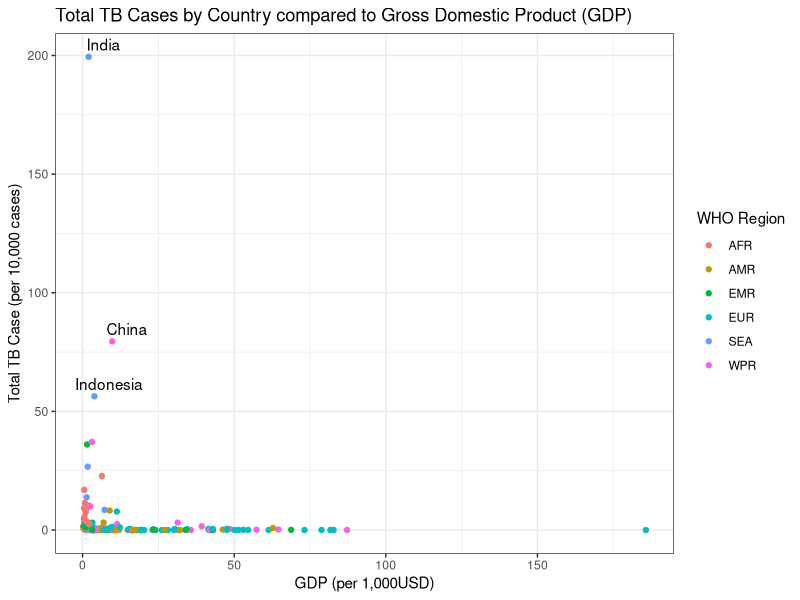
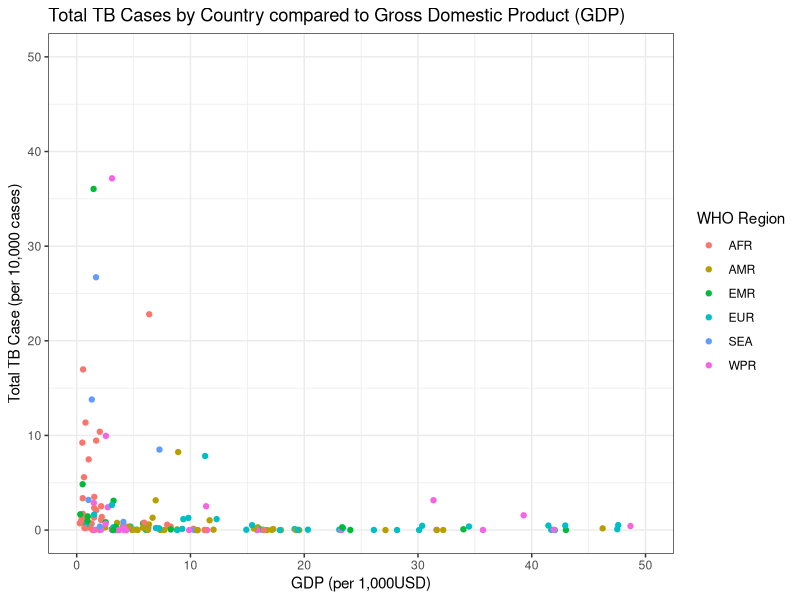
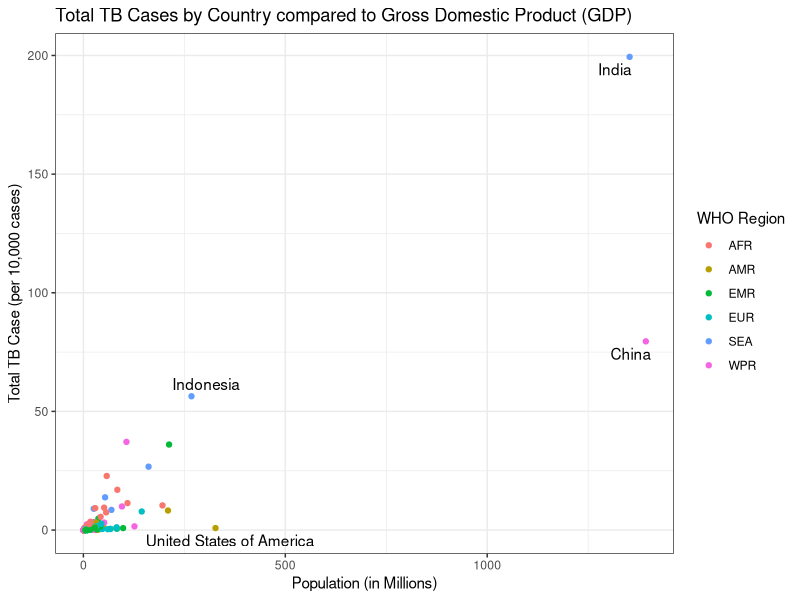
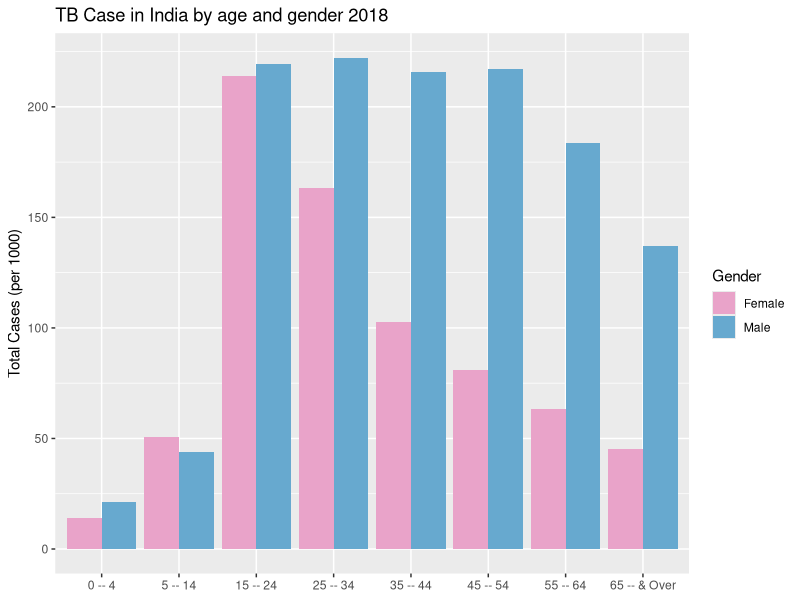
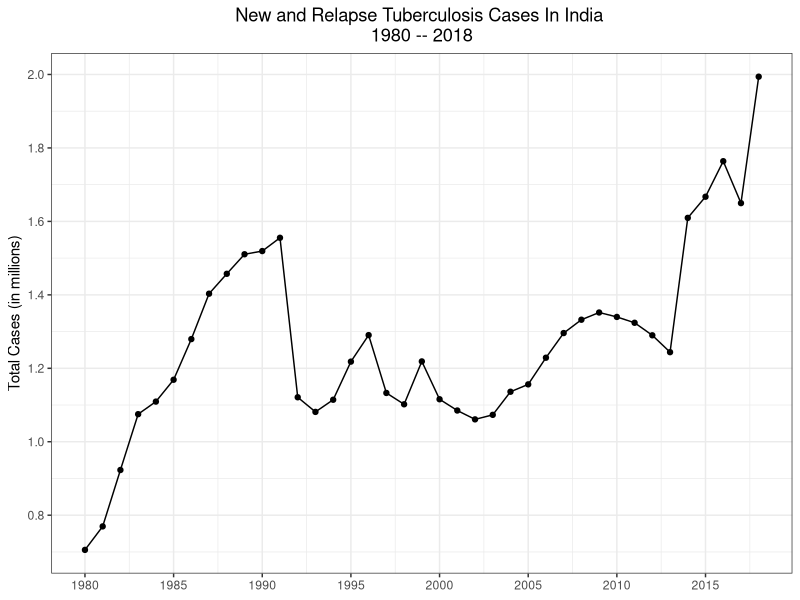

Source code (R) for these figures, in order:
## ---- chunk 1
knitr::opts_chunk$set(echo = TRUE)
## ---- chunk 2
library(tidyverse)

## ---- chunk 3
who_raw <-  read.csv("TB_notifications_2020-02-11.csv")

#GPD file contains 4 rows of instrusctions above the actually data, we can tell
#read.csv to skip these using the skip command
gpd_raw <-  read.csv("API_NY.GDP.PCAP.CD_DS2_en_csv_v2_713080.csv",
                     skip = 4)


## ---- chunk 4

who1 <- who_raw %>% 
  #lets drop some columns not needed for our exploration, what each column means can be found in the CSV Data dictionary file
  select(-iso2
         ,-iso_numeric
         ,-(rdx_data_available:hiv_reg_new2)
         ,-(new_sp:rel_in_agesex_flg)
         ) %>%
  #Lets just look at new date
  filter(year >= 2013) %>% 
  #Move the values that are currently stored as variables to observations
  pivot_longer(cols = newrel_m04:newrel_sexunkageunk
               ,names_to = "key"
               ,values_to = "values"
              ) %>% 
  separate(col = key
           ,into = c("new","sexage")
          ,sep = "_"
          )  %>% 
  #the data set contains male, female and unknown
  mutate_if(is.character
            ,str_replace_all
            ,pattern = "sexunk"
            , replacement = "u"
            ) %>% 
  separate(col = sexage
           ,into = c("sex","age")
           ,sep = 1) %>% 
  mutate(age_start = case_when(
    str_detect(age, "65") ~ "65"
    ,(str_length(age) == 2) ~ str_match(age, "\\S")
    ,(str_length(age) == 3) ~ str_match(age, "\\S")
    ,(str_length(age) == 4) ~ str_match(age, "\\S\\S")
    
    ,TRUE ~ ""
    )
    ,age_end = case_when(
      str_detect(age, "65") ~ "& Over"
      ,(str_length(age) == 2) ~ str_match(age, "\\S$")
    ,(str_length(age) == 3) ~ str_match(age, "\\S\\S$")
    ,(str_length(age) == 4) ~ str_match(age, "\\S\\S$")
    ,TRUE ~ ""
    ))

#overall  WHO data is now cleaned and tidy.  
  
# Lets tidy up the GPD data so we can match it to our WHO data set
gdp1 <- gpd_raw %>% 
  select(-(Indicator.Name:X2012)
         ,-X2019
         ,-X) %>% 
  pivot_longer(cols = X2013:X2018
               ,names_to  = "year" 
               ,values_to = "gdp") %>% 
  mutate_if(is.character
            ,str_remove_all
            ,pattern = "X(?=\\d*)")  # regex to check for an X followed by a digit
  
## ---- chunk 5
who_combined <- who1 %>% 
  rename(Country.Code = iso3) %>% 
  mutate(year = as.character(year)) %>% 
  left_join(y = gdp1) %>% 
  select(-Country.Name)

## ---- chunk 6
g1 <- who_combined %>% 
  filter(str_detect(age,"014|15plus|u"),year == 2018) %>% 
  group_by(country) %>% 
  summarise(sum_tb_cases = (sum(values,na.rm = TRUE)/10000)
            ,gdp = first(gdp)/1000
            ,who_region = first(g_whoregion)) %>% 
  mutate(
         label = ifelse((sum_tb_cases>50), yes = as.character(country),no = "")) %>% 
  ggplot(aes(x = gdp, y = sum_tb_cases )) +
  geom_point(aes(color = who_region)) +
  ggrepel::geom_text_repel(aes(x = gdp, y = sum_tb_cases, label = label)) +
  labs(
    title = "Total TB Cases by Country compared to Gross Domestic Product (GDP)"
    ,x = "GDP (per 1,000USD)"
    ,y = "Total TB Case (per 10,000 cases)"
    ,color = "WHO Region"
    ) +
  theme_bw() 
g1
## ---- chunk 7
g2 <- who_combined %>% 
  filter(str_detect(age,"014|15plus|u"),year == 2018) %>% 
  group_by(country) %>% 
  summarise(sum_tb_cases = (sum(values,na.rm = TRUE)/10000)
            ,gdp = first(gdp)/1000
            ,who_region = first(g_whoregion)) %>% 
  mutate(
         label = ifelse((sum_tb_cases>50), yes = as.character(country),no = "")) %>% 
  ggplot(aes(x = gdp, y = sum_tb_cases )) +
  geom_point(aes(color = who_region)) +
  ggrepel::geom_text_repel(aes(x = gdp, y = sum_tb_cases, label = label)) +
  labs(
    title = "Total TB Cases by Country compared to Gross Domestic Product (GDP)"
    ,x = "GDP (per 1,000USD)"
    ,y = "Total TB Case (per 10,000 cases)"
    ,color = "WHO Region"
    ) +
  xlim(0,50) +
  ylim(0,50) +
  theme_bw() 

g2
## ---- chunk 8
pop_raw <-  read.csv("API_SP.POP.TOTL_DS2_en_csv_v2_713131.csv"
                     ,skip = 4)
#If this looks famialer its because it is, the data set looks very simalar to the GDP data
#In the future this could be moved to a function to allow cleaning much easier
pop1 <- pop_raw %>% 
  select(-(Indicator.Name:X2012)
         ,-X2019
         ,-X) %>% 
  pivot_longer(cols = X2013:X2018
               ,names_to  = "year" 
               ,values_to = "population") %>% 
  mutate_if(is.character
            ,str_remove_all
            ,pattern = "X(?=\\d*)")

#now lets combine this into are overall data set

who_combined <- who_combined %>% 
  mutate(year = as.character(year)) %>% 
  left_join(y = pop1) %>% 
  select(-Country.Name)

#now lets Graph again

g3 <- who_combined %>% 
  filter(str_detect(age,"014|15plus|u"),year == 2018) %>% 
  group_by(country) %>% 
  summarise(sum_tb_cases = (sum(values,na.rm = TRUE)/10000)
            ,population = first(population)/1000000
            ,who_region = first(g_whoregion)) %>% 
  mutate(
         label = ifelse((population>250), yes = as.character(country),no = "")) %>%
  ggplot(aes(x = population, y = sum_tb_cases )) +
  geom_point(aes(color = who_region)) +
  ggrepel::geom_text_repel(aes(x = population, y = sum_tb_cases, label = label)) +
  labs(
    title = "Total TB Cases by Country compared to Gross Domestic Product (GDP)"
    ,x = "Population (in Millions)"
    ,y = "Total TB Case (per 10,000 cases)"
    ,color = "WHO Region"
    ) +
  theme_bw() 

 g3 

## ---- chunk 9

g4 <- who_combined %>% 
  filter(year == 2018
         ,country == "India"
         ,!(str_detect(age,"15plus|ageunk|u|014"))
         ,(str_detect(sex,"m|f"))
         )  %>% 
  mutate(age_range = glue::glue("{age_start} -- {age_end}")) %>% 
  ggplot(aes(x = reorder(age_range, as.numeric(age_start)), y = (values/1000), fill = sex)) +
  geom_col(position = "dodge") +
  labs(
    title = "TB Case in India by age and gender 2018"
    ,x    = NULL
    ,y    = "Total Cases (per 1000)"
    ,fill = "Gender") +
  scale_fill_manual(labels = c("Female","Male"), values = c("#e9a3c9","#67a9cf") )
  
g4
## ---- chunk 10
g5 <- who_raw %>% 
  filter(country == "India") %>% 
  select(year, c_newinc) %>% 
  ggplot(aes(x = year, y = c_newinc/1000000)) +
  geom_line() +
  geom_point() +
  labs(
    title = "New and Relapse Tuberculosis Cases In India \n1980 -- 2018"
    ,x    = NULL
    ,y    = "Total Cases (in millions)") +
  theme_bw() +
  theme(plot.title = element_text(hjust = 0.5)) + #center title 
  scale_x_continuous(breaks = seq(1980,2020,5)) +
  scale_y_continuous(breaks = scales::pretty_breaks(n=10))  #different way to add tick marks
g5
  
